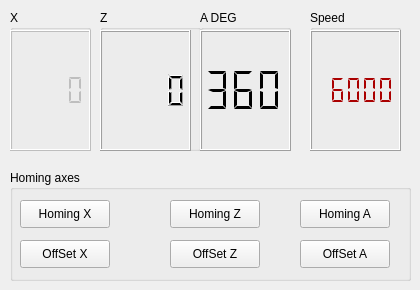
         <widget class="QWidget" name="tab_17">
          <attribute name="title">
           <string>Machine</string>
          </attribute>
          <widget class="QGroupBox" name="groupBox_28">
           <property name="geometry">
            <rect>
             <x>10</x>
             <y>10</y>
             <width>81</width>
             <height>141</height>
            </rect>
           </property>
           <property name="title">
            <string>X</string>
           </property>
           <widget class="QLCDNumber" name="lcdNumber_16">
            <property name="enabled">
             <bool>false</bool>
            </property>
            <property name="geometry">
             <rect>
              <x>0</x>
              <y>20</y>
              <width>81</width>
              <height>121</height>
             </rect>
            </property>
            <property name="smallDecimalPoint">
             <bool>true</bool>
            </property>
            <property name="digitCount">
             <number>4</number>
            </property>
            <property name="mode">
             <enum>QLCDNumber::Dec</enum>
            </property>
            <property name="segmentStyle">
             <enum>QLCDNumber::Flat</enum>
            </property>
            <property name="value" stdset="0">
             <double>0.000000000000000</double>
            </property>
            <property name="intValue" stdset="0">
             <number>0</number>
            </property>
           </widget>
          </widget>
          <widget class="QGroupBox" name="groupBox_29">
           <property name="geometry">
            <rect>
             <x>100</x>
             <y>10</y>
             <width>101</width>
             <height>141</height>
            </rect>
           </property>
           <property name="title">
            <string>Z</string>
           </property>
           <widget class="QLCDNumber" name="lcdNumber_17">
            <property name="geometry">
             <rect>
              <x>0</x>
              <y>20</y>
              <width>91</width>
              <height>121</height>
             </rect>
            </property>
            <property name="smallDecimalPoint">
             <bool>true</bool>
            </property>
            <property name="digitCount">
             <number>4</number>
            </property>
            <property name="value" stdset="0">
             <double>0.000000000000000</double>
            </property>
           </widget>
          </widget>
          <widget class="QGroupBox" name="groupBox_30">
           <property name="geometry">
            <rect>
             <x>200</x>
             <y>10</y>
             <width>91</width>
             <height>141</height>
            </rect>
           </property>
           <property name="title">
            <string>A DEG</string>
           </property>
           <widget class="QLCDNumber" name="lcdNumber_18">
            <property name="geometry">
             <rect>
              <x>0</x>
              <y>20</y>
              <width>91</width>
              <height>121</height>
             </rect>
            </property>
            <property name="smallDecimalPoint">
             <bool>true</bool>
            </property>
            <property name="digitCount">
             <number>3</number>
            </property>
            <property name="mode">
             <enum>QLCDNumber::Dec</enum>
            </property>
            <property name="segmentStyle">
             <enum>QLCDNumber::Flat</enum>
            </property>
            <property name="value" stdset="0">
             <double>360.000000000000000</double>
            </property>
           </widget>
          </widget>
          <widget class="QGroupBox" name="groupBox_31">
           <property name="geometry">
            <rect>
             <x>10</x>
             <y>170</y>
             <width>401</width>
             <height>111</height>
            </rect>
           </property>
           <property name="title">
            <string>Homing axes</string>
           </property>
           <widget class="QPushButton" name="pushButton_10">
            <property name="geometry">
             <rect>
              <x>10</x>
              <y>30</y>
              <width>90</width>
              <height>28</height>
             </rect>
            </property>
            <property name="text">
             <string>Homing X</string>
            </property>
           </widget>
           <widget class="QPushButton" name="pushButton_13">
            <property name="geometry">
             <rect>
              <x>160</x>
              <y>30</y>
              <width>90</width>
              <height>28</height>
             </rect>
            </property>
            <property name="text">
             <string>Homing Z</string>
            </property>
           </widget>
           <widget class="QPushButton" name="pushButton_15">
            <property name="geometry">
             <rect>
              <x>290</x>
              <y>30</y>
              <width>90</width>
              <height>28</height>
             </rect>
            </property>
            <property name="text">
             <string>Homing A</string>
            </property>
           </widget>
           <widget class="QPushButton" name="pushButton_16">
            <property name="geometry">
             <rect>
              <x>10</x>
              <y>70</y>
              <width>90</width>
              <height>28</height>
             </rect>
            </property>
            <property name="text">
             <string>OffSet X</string>
            </property>
           </widget>
           <widget class="QPushButton" name="pushButton_17">
            <property name="geometry">
             <rect>
              <x>160</x>
              <y>70</y>
              <width>90</width>
              <height>28</height>
             </rect>
            </property>
            <property name="text">
             <string>OffSet Z</string>
            </property>
           </widget>
           <widget class="QPushButton" name="pushButton_18">
            <property name="geometry">
             <rect>
              <x>290</x>
              <y>70</y>
              <width>90</width>
              <height>28</height>
             </rect>
            </property>
            <property name="text">
             <string>OffSet A</string>
            </property>
           </widget>
          </widget>
          <widget class="QGroupBox" name="groupBox_32">
           <property name="geometry">
            <rect>
             <x>310</x>
             <y>10</y>
             <width>91</width>
             <height>141</height>
            </rect>
           </property>
           <property name="title">
            <string>Speed</string>
           </property>
           <widget class="QLCDNumber" name="lcdNumber_19">
            <property name="geometry">
             <rect>
              <x>0</x>
              <y>20</y>
              <width>91</width>
              <height>121</height>
             </rect>
            </property>
            <property name="styleSheet">
             <string notr="true">color:rgb(170, 0, 0)</string>
            </property>
            <property name="smallDecimalPoint">
             <bool>true</bool>
            </property>
            <property name="digitCount">
             <number>5</number>
            </property>
            <property name="segmentStyle">
             <enum>QLCDNumber::Flat</enum>
            </property>
            <property name="value" stdset="0">
             <double>6000.000000000000000</double>
            </property>
           </widget>
          </widget>
         </widget>
